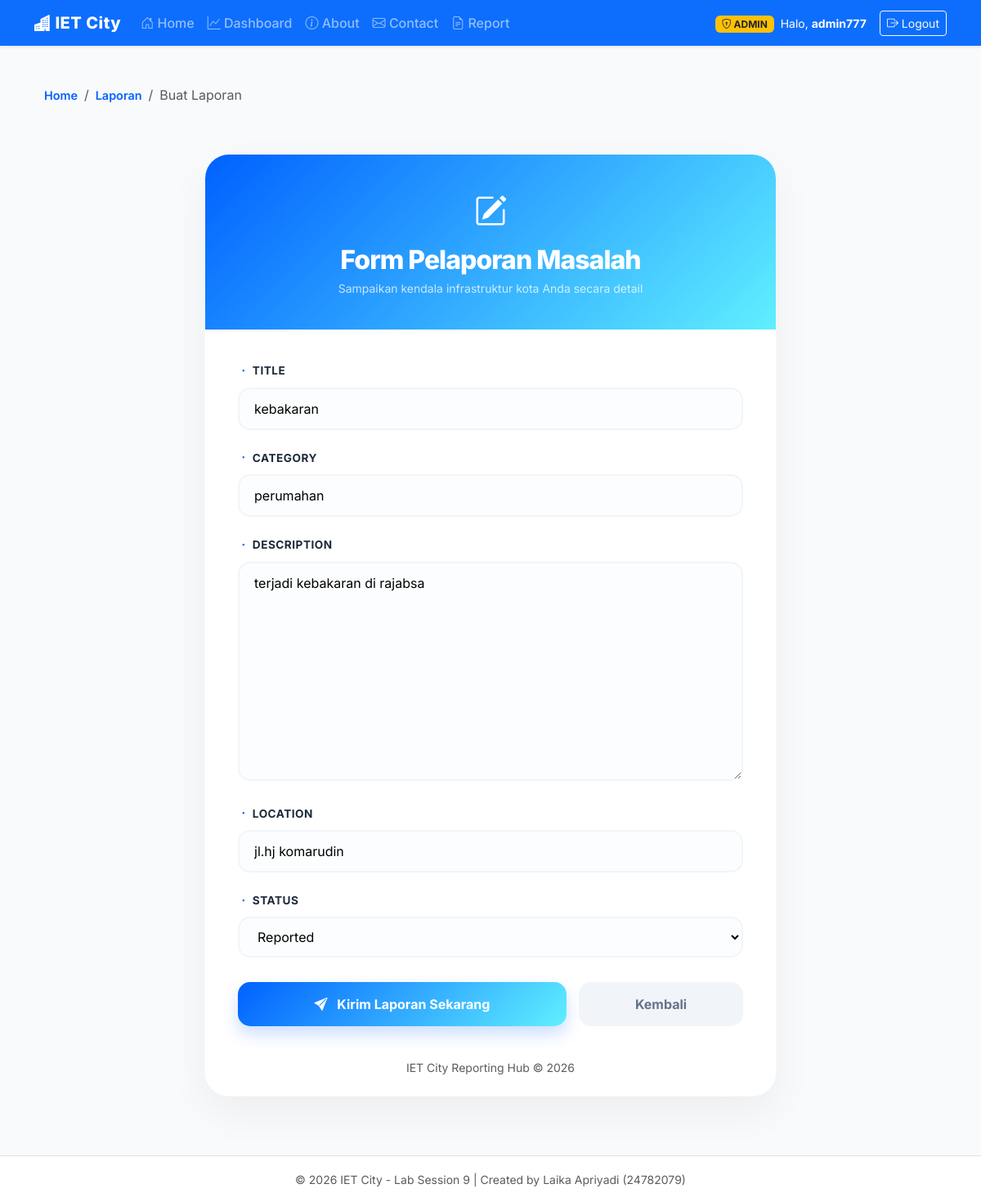
Page /report/1/edit/ (signed in) on the committed database.
### usermanagement_24782079/models.py (models this page shows, shortened)
class User(AbstractUser):
    is_admin = models.BooleanField(default=False)
    is_member = models.BooleanField(default=True)

### main_app/models.py (models this page shows)
class Report(models.Model):
    title = models.CharField(max_length=200)
    category = models.CharField(max_length=100)
    description = models.TextField()
    location = models.CharField(max_length=200)
    reporter = models.ForeignKey(
        settings.AUTH_USER_MODEL,
        on_delete=models.CASCADE,
        related_name='reports',
        null=True,
        blank=True
    )
    status = models.CharField(
        max_length=20,
        choices=STATUS_CHOICES,
        default='REPORTED'
    )
    created_at = models.DateTimeField(auto_now_add=True)
    updated_at = models.DateTimeField(auto_now=True)

### main_app/views.py (the view)
# urls.py: path('report/<int:pk>/edit/', views.ReportUpdateView.as_view(), name='report_update'),
class ReportUpdateView(LoginRequiredMixin, AdminRequiredMixin, SuccessMessageMixin, UpdateView):
    model = Report
    fields = ['title', 'category', 'description', 'location', 'status']
    template_name = 'main_app/report_form.html'
    success_url = reverse_lazy('report_list')
    success_message = "Laporan berhasil diperbarui!"

### main_app/views.py (called while the page is built)
    def test_func(self):
        return self.request.user.is_authenticated and self.request.user.is_admin

### main_app/templates/main_app/report_form.html (shortened to what this page needs)
{% extends 'base.html' %}
{% block content %}
<div class="container">
    <nav aria-label="breadcrumb" class="mt-4">
        <ol class="breadcrumb breadcrumb-modern">
            <li class="breadcrumb-item"><a href="{% url 'home_page' %}">Home</a></li>
            <li class="breadcrumb-item"><a href="{% url 'report_list' %}">Laporan</a></li>
            <li class="breadcrumb-item active" aria-current="page text-muted">Buat Laporan</li>
        </ol>
    </nav>
    <div class="form-wrapper">
        <div class="form-card">
            <div class="form-header">
                <i class="bi bi-pencil-square"></i>
                <h2>Form Pelaporan Masalah</h2>
                <p class="opacity-75 mb-0 small">Sampaikan kendala infrastruktur kota Anda secara detail</p>
            </div>
            <div class="form-body">
                <form method="post">
                    {% for field in form %}
                    <div class="mb-4">
                        <label class="form-label" for="{{ field.id_for_label }}">
                            <i class="bi bi-dot text-primary"></i> {{ field.label }}
                        </label>
                        {{ field }}
                    </div>
                    {% endfor %}
                    <div class="button-group">
                        <button type="submit" class="btn-submit">
                            <i class="bi bi-send-fill me-2"></i> Kirim Laporan Sekarang
                        </button>
                        <a href="{% url 'report_list' %}" class="btn-cancel">
                            Kembali
                        </a>
                    </div>
                </form>
            </div>
            <div class="text-center pb-4 text-muted small">
                IET City Reporting Hub &copy; 2026
            </div>
        </div>
    </div>
</div>
{% endblock %}

### templates/base.html (shortened to what this page needs)
<!DOCTYPE html>
<html lang="id">
<head>
    <link href="https://cdn.jsdelivr.net/npm/bootstrap@5.3.0/dist/css/bootstrap.min.css" rel="stylesheet">
    <link rel="stylesheet" href="https://cdn.jsdelivr.net/npm/bootstrap-icons@1.11.0/font/bootstrap-icons.css">
</head>
<body>
    <nav class="navbar navbar-expand-lg navbar-dark bg-primary shadow-sm mb-4">
        <div class="container">
            <a class="navbar-brand" href="{% url 'home_page' %}">
                <i class="bi bi-buildings-fill"></i> IET City
            </a>
            <div class="collapse navbar-collapse" id="navbarNav">
                <ul class="navbar-nav me-auto">
                    {% if user.is_authenticated %}
                        <li class="nav-item">
                            <a class="nav-link {% if request.resolver_match.url_name == 'home_page' %}active{% endif %}" href="{% url 'home_page' %}">
                                <i class="bi bi-house-door"></i> Home
                            </a>
                        </li>
                        <li class="nav-item">
                            <a class="nav-link {% if 'dashboard' in request.path %}active{% endif %}" href="{% url 'dashboard_main' %}">
                                <i class="bi bi-graph-up"></i> Dashboard
                            </a>
                        </li>
                        <li class="nav-item">
                            <a class="nav-link {% if request.resolver_match.url_name == 'about' %}active{% endif %}" href="{% url 'about' %}">
                                <i class="bi bi-info-circle"></i> About
                            </a>
                        </li>
                        <li class="nav-item">
                            <a class="nav-link {% if request.resolver_match.url_name == 'contact' %}active{% endif %}" href="{% url 'contact' %}">
                                <i class="bi bi-envelope"></i> Contact
                            </a>
                        </li>
                        <li class="nav-item">
                            <a class="nav-link {% if request.resolver_match.url_name == 'report_list' %}active{% endif %}" href="{% url 'report_list' %}">
                                <i class="bi bi-file-earmark-text"></i> Report
                            </a>
                        </li>
                    {% endif %}
                </ul>
                <ul class="navbar-nav ms-auto align-items-center">
                    {% if user.is_authenticated %}
                        <li class="nav-item me-2">
                            <span class="badge {% if user.is_staff %}bg-warning text-dark{% else %}bg-info text-white{% endif %}">
                                <i class="bi bi-shield-lock"></i> {{ user.is_staff|yesno:"ADMIN,CITIZEN" }}
                            </span>
                        </li>
                        <li class="nav-item me-3">
                            <span class="text-white small">Halo, <strong>{{ user.username }}</strong></span>
                        </li>
                        <li class="nav-item">
                            <form action="{% url 'logout' %}" method="post" class="d-inline">
                                <button type="submit" class="btn btn-sm btn-outline-light">
                                    <i class="bi bi-box-arrow-right"></i> Logout
                                </button>
                            </form>
                        </li>
                    {% endif %}
                </ul>
            </div>
        </div>
    </nav>
    <div class="container">
        <main>
            {% block content %}
            {% endblock %}
        </main>
    </div>
    <footer class="text-center text-muted">
        <div class="container">
            <small>&copy; 2026 IET City - Lab Session 9 | Created by Laika Apriyadi (24782079)</small>
        </div>
    </footer>
</body>
</html>

### templates/base.html (style rules this page uses)
body { background-color: #f4f7f6; font-family: 'Segoe UI', Tahoma, Geneva, Verdana, sans-serif; min-height: 100vh; display: flex; flex-direction: column; }
.navbar-brand { font-weight: 800; letter-spacing: 0.5px; }
.nav-link { font-weight: 500; transition: 0.3s; }
main { flex: 1; }
footer { background: #fff; border-top: 1px solid #dee2e6; padding: 1rem 0; margin-top: 2rem; }

### main_app/templates/main_app/report_form.html (style rules this page uses)
:root { --primary-blue: #0061ff; --secondary-blue: #60efff; --soft-bg: #f8fafc; }
body { font-family: 'Inter', sans-serif; background-color: var(--soft-bg); }
.breadcrumb-modern { background: transparent; padding: 0; margin-bottom: 20px; }
.breadcrumb-item a { color: var(--primary-blue); text-decoration: none; font-weight: 600; font-size: 0.9rem; }
.form-wrapper { display: flex; justify-content: center; padding: 40px 0; animation: fadeIn 0.6s ease-out; }
.form-card { background: white; border-radius: 30px; box-shadow: 0 20px 50px rgba(0,0,0,0.05); overflow: hidden; width: 100%; max-width: 700px; border: 1px solid rgba(0,0,0,0.02); }
.form-header { background: linear-gradient(135deg, var(--primary-blue) 0%, var(--secondary-blue) 100%); padding: 40px; color: white; text-align: center; }
.form-header i { font-size: 2.5rem; margin-bottom: 10px; display: block; }
.form-header h2 { font-weight: 800; letter-spacing: -1px; margin-bottom: 5px; }
.form-body { padding: 40px; }
.form-label { font-weight: 700; color: #1e293b; font-size: 0.85rem; text-transform: uppercase; letter-spacing: 0.5px; margin-bottom: 10px; display: block; }
input[type="text"], select, textarea { width: 100%; border: 2px solid #f1f5f9; border-radius: 15px; padding: 12px 18px; transition: 0.3s; background-color: #fcfdfe; font-size: 1rem; }
textarea { min-height: 150px; resize: vertical; }
.button-group { display: grid; grid-template-columns: 2fr 1fr; gap: 15px; margin-top: 30px; }
.btn-submit { background: linear-gradient(135deg, var(--primary-blue) 0%, var(--secondary-blue) 100%); border: none; border-radius: 15px; padding: 15px; color: white; font-weight: 700; transition: 0.3s; box-shadow: 0 10px 20px rgba(0, 97, 255, 0.2); }
.btn-cancel { background-color: #f1f5f9; border: none; border-radius: 15px; padding: 15px; color: #64748b; font-weight: 700; text-decoration: none; text-align: center; transition: 0.3s; }

### rows in the picture
User: is_staff "ADMIN", username "admin777"
Report: form "kebakaran" "perumahan" "terjadi kebakaran di rajabsa" "jl.hj komarudin" "Reported"

### other values in the picture
{{ field.label }} "TITLE" "CATEGORY" "DESCRIPTION" "LOCATION" "STATUS"
